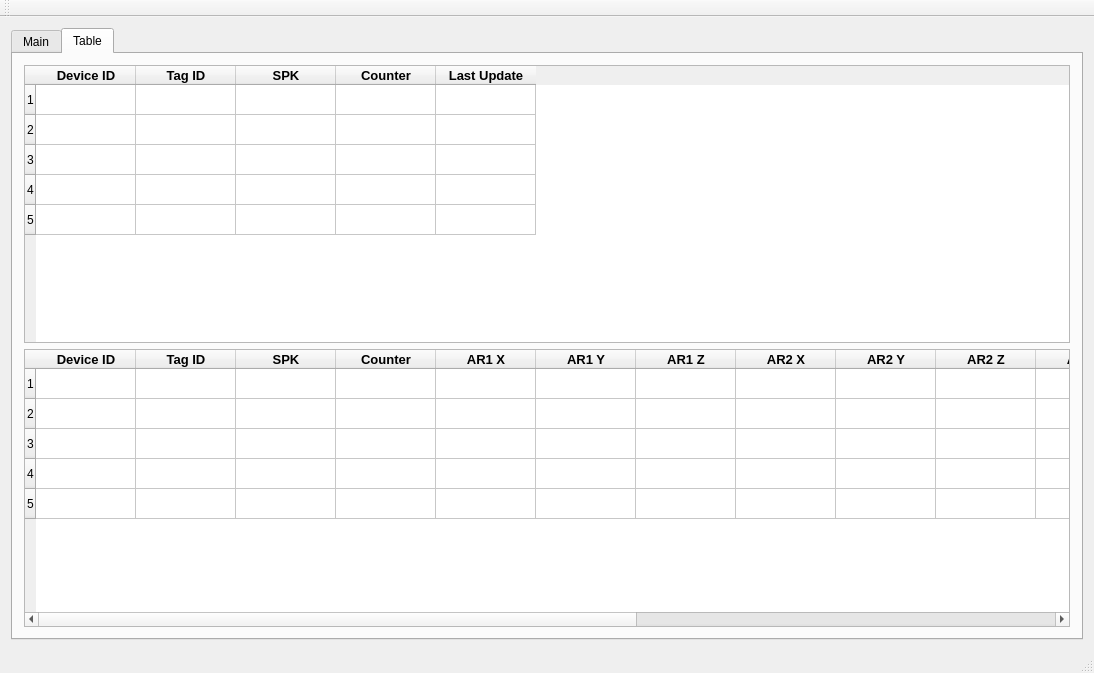
<?xml version="1.0" encoding="UTF-8"?>
<ui version="4.0">
 <class>MainWindow</class>
 <widget class="QMainWindow" name="MainWindow">
  <property name="geometry">
   <rect>
    <x>0</x>
    <y>0</y>
    <width>1094</width>
    <height>673</height>
   </rect>
  </property>
  <property name="windowTitle">
   <string>MainWindow</string>
  </property>
  <widget class="QWidget" name="centralWidget">
   <layout class="QHBoxLayout" name="horizontalLayout_2">
    <item>
     <widget class="QTabWidget" name="tabWidget">
      <property name="currentIndex">
       <number>1</number>
      </property>
      <widget class="QWidget" name="tab">
       <attribute name="title">
        <string>Main</string>
       </attribute>
       <widget class="QWidget" name="layoutWidget">
        <property name="geometry">
         <rect>
          <x>720</x>
          <y>20</y>
          <width>258</width>
          <height>231</height>
         </rect>
        </property>
        <layout class="QVBoxLayout" name="verticalLayout_2">
         <item>
          <layout class="QHBoxLayout" name="horizontalLayout_3">
           <item>
            <widget class="QLabel" name="label_8">
             <property name="text">
              <string>Console</string>
             </property>
            </widget>
           </item>
           <item>
            <spacer name="horizontalSpacer_11">
             <property name="orientation">
              <enum>Qt::Horizontal</enum>
             </property>
             <property name="sizeHint" stdset="0">
              <size>
               <width>40</width>
               <height>20</height>
              </size>
             </property>
            </spacer>
           </item>
           <item>
            <widget class="QPushButton" name="clearConsoleSerialButton">
             <property name="text">
              <string>Clear Console</string>
             </property>
            </widget>
           </item>
          </layout>
         </item>
         <item>
          <widget class="QTextBrowser" name="console">
           <property name="sizePolicy">
            <sizepolicy hsizetype="MinimumExpanding" vsizetype="Expanding">
             <horstretch>0</horstretch>
             <verstretch>0</verstretch>
            </sizepolicy>
           </property>
           <property name="maximumSize">
            <size>
             <width>16777215</width>
             <height>16777215</height>
            </size>
           </property>
          </widget>
         </item>
        </layout>
       </widget>
       <widget class="QWidget" name="verticalLayoutWidget">
        <property name="geometry">
         <rect>
          <x>30</x>
          <y>30</y>
          <width>561</width>
          <height>586</height>
         </rect>
        </property>
        <layout class="QVBoxLayout" name="verticalLayout">
         <item>
          <spacer name="verticalSpacer_2">
           <property name="orientation">
            <enum>Qt::Vertical</enum>
           </property>
           <property name="sizeHint" stdset="0">
            <size>
             <width>20</width>
             <height>40</height>
            </size>
           </property>
          </spacer>
         </item>
         <item>
          <widget class="QGroupBox" name="groupBox_2">
           <property name="title">
            <string>TCP Server</string>
           </property>
           <layout class="QHBoxLayout" name="horizontalLayout">
            <item>
             <widget class="QGroupBox" name="groupBox">
              <property name="title">
               <string/>
              </property>
              <layout class="QFormLayout" name="formLayout_2">
               <item row="0" column="0">
                <widget class="QLabel" name="label">
                 <property name="text">
                  <string>IP Address</string>
                 </property>
                </widget>
               </item>
               <item row="0" column="1">
                <widget class="QLineEdit" name="ipAddressTCPLineEdit"/>
               </item>
               <item row="1" column="0">
                <widget class="QLabel" name="label_2">
                 <property name="text">
                  <string>Port</string>
                 </property>
                </widget>
               </item>
               <item row="1" column="1">
                <widget class="QLineEdit" name="portTCPLineEdit"/>
               </item>
              </layout>
             </widget>
            </item>
            <item>
             <widget class="QPushButton" name="connectTCPPushButton">
              <property name="text">
               <string>Connect</string>
              </property>
             </widget>
            </item>
           </layout>
          </widget>
         </item>
         <item>
          <widget class="QGroupBox" name="groupBox_3">
           <property name="title">
            <string>Database</string>
           </property>
           <layout class="QHBoxLayout" name="horizontalLayout_5">
            <item>
             <widget class="QGroupBox" name="groupBox_4">
              <property name="title">
               <string/>
              </property>
              <layout class="QFormLayout" name="formLayout">
               <item row="0" column="0">
                <widget class="QLabel" name="HostLabel">
                 <property name="text">
                  <string>Host</string>
                 </property>
                </widget>
               </item>
               <item row="0" column="1">
                <widget class="QLineEdit" name="hostDatabaseLineEdit"/>
               </item>
               <item row="1" column="0">
                <widget class="QLabel" name="label_4">
                 <property name="text">
                  <string>Port</string>
                 </property>
                </widget>
               </item>
               <item row="2" column="0">
                <widget class="QLabel" name="label_7">
                 <property name="text">
                  <string>Database Name</string>
                 </property>
                </widget>
               </item>
               <item row="4" column="0">
                <widget class="QLabel" name="label_5">
                 <property name="text">
                  <string>Username</string>
                 </property>
                </widget>
               </item>
               <item row="5" column="0">
                <widget class="QLabel" name="label_6">
                 <property name="text">
                  <string>Password</string>
                 </property>
                </widget>
               </item>
               <item row="1" column="1">
                <widget class="QLineEdit" name="portDatabaseLineEdit"/>
               </item>
               <item row="2" column="1">
                <widget class="QLineEdit" name="databaseNameDatabaseLineEdit"/>
               </item>
               <item row="4" column="1">
                <widget class="QLineEdit" name="usernameDatabaseLineEdit"/>
               </item>
               <item row="5" column="1">
                <widget class="QLineEdit" name="passwordDatabaseLineEdit"/>
               </item>
              </layout>
             </widget>
            </item>
            <item>
             <widget class="QPushButton" name="connectDatabasePushButton">
              <property name="text">
               <string>Connect</string>
              </property>
             </widget>
            </item>
           </layout>
          </widget>
         </item>
         <item>
          <spacer name="verticalSpacer_3">
           <property name="orientation">
            <enum>Qt::Vertical</enum>
           </property>
           <property name="sizeHint" stdset="0">
            <size>
             <width>20</width>
             <height>40</height>
            </size>
           </property>
          </spacer>
         </item>
        </layout>
       </widget>
      </widget>
      <widget class="QWidget" name="tab_2">
       <attribute name="title">
        <string>Table</string>
       </attribute>
       <layout class="QVBoxLayout" name="verticalLayout_3">
        <item>
         <widget class="QTableWidget" name="tableWidget">
          <property name="rowCount">
           <number>5</number>
          </property>
          <row/>
          <row/>
          <row/>
          <row/>
          <row/>
          <column>
           <property name="text">
            <string>Device ID</string>
           </property>
           <property name="font">
            <font>
             <pointsize>10</pointsize>
             <weight>75</weight>
             <bold>true</bold>
            </font>
           </property>
          </column>
          <column>
           <property name="text">
            <string>Tag ID</string>
           </property>
           <property name="font">
            <font>
             <pointsize>10</pointsize>
             <weight>75</weight>
             <bold>true</bold>
            </font>
           </property>
          </column>
          <column>
           <property name="text">
            <string>SPK</string>
           </property>
           <property name="font">
            <font>
             <pointsize>10</pointsize>
             <weight>75</weight>
             <bold>true</bold>
            </font>
           </property>
          </column>
          <column>
           <property name="text">
            <string>Counter</string>
           </property>
           <property name="font">
            <font>
             <pointsize>10</pointsize>
             <weight>75</weight>
             <bold>true</bold>
            </font>
           </property>
          </column>
          <column>
           <property name="text">
            <string>Last Update</string>
           </property>
           <property name="font">
            <font>
             <pointsize>10</pointsize>
             <weight>75</weight>
             <bold>true</bold>
            </font>
           </property>
          </column>
         </widget>
        </item>
        <item>
         <widget class="QTableWidget" name="tableWidgetCounting">
          <property name="rowCount">
           <number>5</number>
          </property>
          <row/>
          <row/>
          <row/>
          <row/>
          <row/>
          <column>
           <property name="text">
            <string>Device ID</string>
           </property>
           <property name="font">
            <font>
             <pointsize>10</pointsize>
             <weight>75</weight>
             <bold>true</bold>
            </font>
           </property>
          </column>
          <column>
           <property name="text">
            <string>Tag ID</string>
           </property>
           <property name="font">
            <font>
             <pointsize>10</pointsize>
             <weight>75</weight>
             <bold>true</bold>
            </font>
           </property>
          </column>
          <column>
           <property name="text">
            <string>SPK</string>
           </property>
           <property name="font">
            <font>
             <pointsize>10</pointsize>
             <weight>75</weight>
             <bold>true</bold>
            </font>
           </property>
          </column>
          <column>
           <property name="text">
            <string>Counter</string>
           </property>
           <property name="font">
            <font>
             <pointsize>10</pointsize>
             <weight>75</weight>
             <bold>true</bold>
            </font>
           </property>
          </column>
          <column>
           <property name="text">
            <string>AR1 X</string>
           </property>
           <property name="font">
            <font>
             <pointsize>10</pointsize>
             <weight>75</weight>
             <bold>true</bold>
            </font>
           </property>
          </column>
          <column>
           <property name="text">
            <string>AR1 Y</string>
           </property>
           <property name="font">
            <font>
             <pointsize>10</pointsize>
             <weight>75</weight>
             <bold>true</bold>
            </font>
           </property>
          </column>
          <column>
           <property name="text">
            <string>AR1 Z</string>
           </property>
           <property name="font">
            <font>
             <pointsize>10</pointsize>
             <weight>75</weight>
             <bold>true</bold>
            </font>
           </property>
          </column>
          <column>
           <property name="text">
            <string>AR2 X</string>
           </property>
           <property name="font">
            <font>
             <pointsize>10</pointsize>
             <weight>75</weight>
             <bold>true</bold>
            </font>
           </property>
          </column>
          <column>
           <property name="text">
            <string>AR2 Y</string>
           </property>
           <property name="font">
            <font>
             <pointsize>10</pointsize>
             <weight>75</weight>
             <bold>true</bold>
            </font>
           </property>
          </column>
          <column>
           <property name="text">
            <string>AR2 Z</string>
           </property>
           <property name="font">
            <font>
             <pointsize>10</pointsize>
             <weight>75</weight>
             <bold>true</bold>
            </font>
           </property>
          </column>
          <column>
           <property name="text">
            <string>AR3 X</string>
           </property>
           <property name="font">
            <font>
             <pointsize>10</pointsize>
             <weight>75</weight>
             <bold>true</bold>
            </font>
           </property>
          </column>
          <column>
           <property name="text">
            <string>AR3 Y</string>
           </property>
           <property name="font">
            <font>
             <pointsize>10</pointsize>
             <weight>75</weight>
             <bold>true</bold>
            </font>
           </property>
          </column>
          <column>
           <property name="text">
            <string>AR3 Z</string>
           </property>
           <property name="font">
            <font>
             <pointsize>10</pointsize>
             <weight>75</weight>
             <bold>true</bold>
            </font>
           </property>
          </column>
          <column>
           <property name="text">
            <string>AR4 X</string>
           </property>
           <property name="font">
            <font>
             <pointsize>10</pointsize>
             <weight>75</weight>
             <bold>true</bold>
            </font>
           </property>
          </column>
          <column>
           <property name="text">
            <string>AR4 Y</string>
           </property>
           <property name="font">
            <font>
             <pointsize>10</pointsize>
             <weight>75</weight>
             <bold>true</bold>
            </font>
           </property>
          </column>
          <column>
           <property name="text">
            <string>AR4 Z</string>
           </property>
           <property name="font">
            <font>
             <pointsize>10</pointsize>
             <weight>75</weight>
             <bold>true</bold>
            </font>
           </property>
          </column>
          <column>
           <property name="text">
            <string>Last Update</string>
           </property>
           <property name="font">
            <font>
             <pointsize>10</pointsize>
             <weight>75</weight>
             <bold>true</bold>
            </font>
           </property>
          </column>
         </widget>
        </item>
       </layout>
      </widget>
     </widget>
    </item>
   </layout>
  </widget>
  <widget class="QMenuBar" name="menuBar">
   <property name="geometry">
    <rect>
     <x>0</x>
     <y>0</y>
     <width>1094</width>
     <height>26</height>
    </rect>
   </property>
  </widget>
  <widget class="QToolBar" name="mainToolBar">
   <attribute name="toolBarArea">
    <enum>TopToolBarArea</enum>
   </attribute>
   <attribute name="toolBarBreak">
    <bool>false</bool>
   </attribute>
  </widget>
  <widget class="QStatusBar" name="statusBar"/>
 </widget>
 <layoutdefault spacing="6" margin="11"/>
 <resources/>
 <connections/>
</ui>
